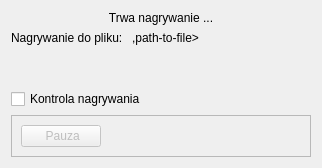
<?xml version="1.0" encoding="UTF-8"?>
<ui version="4.0">
 <class>RecordingPanel</class>
 <widget class="QWidget" name="RecordingPanel">
  <property name="geometry">
   <rect>
    <x>0</x>
    <y>0</y>
    <width>322</width>
    <height>168</height>
   </rect>
  </property>
  <property name="windowTitle">
   <string>Form</string>
  </property>
  <layout class="QVBoxLayout" name="verticalLayout">
   <item>
    <widget class="QLabel" name="infoLabel">
     <property name="text">
      <string>Trwa nagrywanie ...</string>
     </property>
     <property name="alignment">
      <set>Qt::AlignCenter</set>
     </property>
    </widget>
   </item>
   <item>
    <layout class="QHBoxLayout" name="horizontalLayout_2">
     <item>
      <widget class="QLabel" name="label_2">
       <property name="sizePolicy">
        <sizepolicy hsizetype="Maximum" vsizetype="Preferred">
         <horstretch>0</horstretch>
         <verstretch>0</verstretch>
        </sizepolicy>
       </property>
       <property name="text">
        <string>Nagrywanie do pliku: </string>
       </property>
      </widget>
     </item>
     <item>
      <widget class="QLabel" name="fileLabel">
       <property name="text">
        <string>,path-to-file&gt;</string>
       </property>
      </widget>
     </item>
    </layout>
   </item>
   <item>
    <spacer name="verticalSpacer">
     <property name="orientation">
      <enum>Qt::Vertical</enum>
     </property>
     <property name="sizeHint" stdset="0">
      <size>
       <width>20</width>
       <height>40</height>
      </size>
     </property>
    </spacer>
   </item>
   <item>
    <widget class="QCheckBox" name="checkBox">
     <property name="text">
      <string>Kontrola nagrywania</string>
     </property>
    </widget>
   </item>
   <item>
    <widget class="QFrame" name="controlFrame">
     <property name="frameShape">
      <enum>QFrame::StyledPanel</enum>
     </property>
     <property name="frameShadow">
      <enum>QFrame::Raised</enum>
     </property>
     <layout class="QHBoxLayout" name="horizontalLayout">
      <item>
       <widget class="QPushButton" name="pauseButton">
        <property name="enabled">
         <bool>false</bool>
        </property>
        <property name="text">
         <string> Pauza</string>
        </property>
        <property name="checkable">
         <bool>true</bool>
        </property>
       </widget>
      </item>
      <item>
       <spacer name="horizontalSpacer">
        <property name="orientation">
         <enum>Qt::Horizontal</enum>
        </property>
        <property name="sizeHint" stdset="0">
         <size>
          <width>40</width>
          <height>20</height>
         </size>
        </property>
       </spacer>
      </item>
     </layout>
    </widget>
   </item>
  </layout>
 </widget>
 <resources/>
 <connections>
  <connection>
   <sender>checkBox</sender>
   <signal>toggled(bool)</signal>
   <receiver>controlFrame</receiver>
   <slot>setVisible(bool)</slot>
   <hints>
    <hint type="sourcelabel">
     <x>27</x>
     <y>108</y>
    </hint>
    <hint type="destinationlabel">
     <x>33</x>
     <y>122</y>
    </hint>
   </hints>
  </connection>
 </connections>
</ui>
